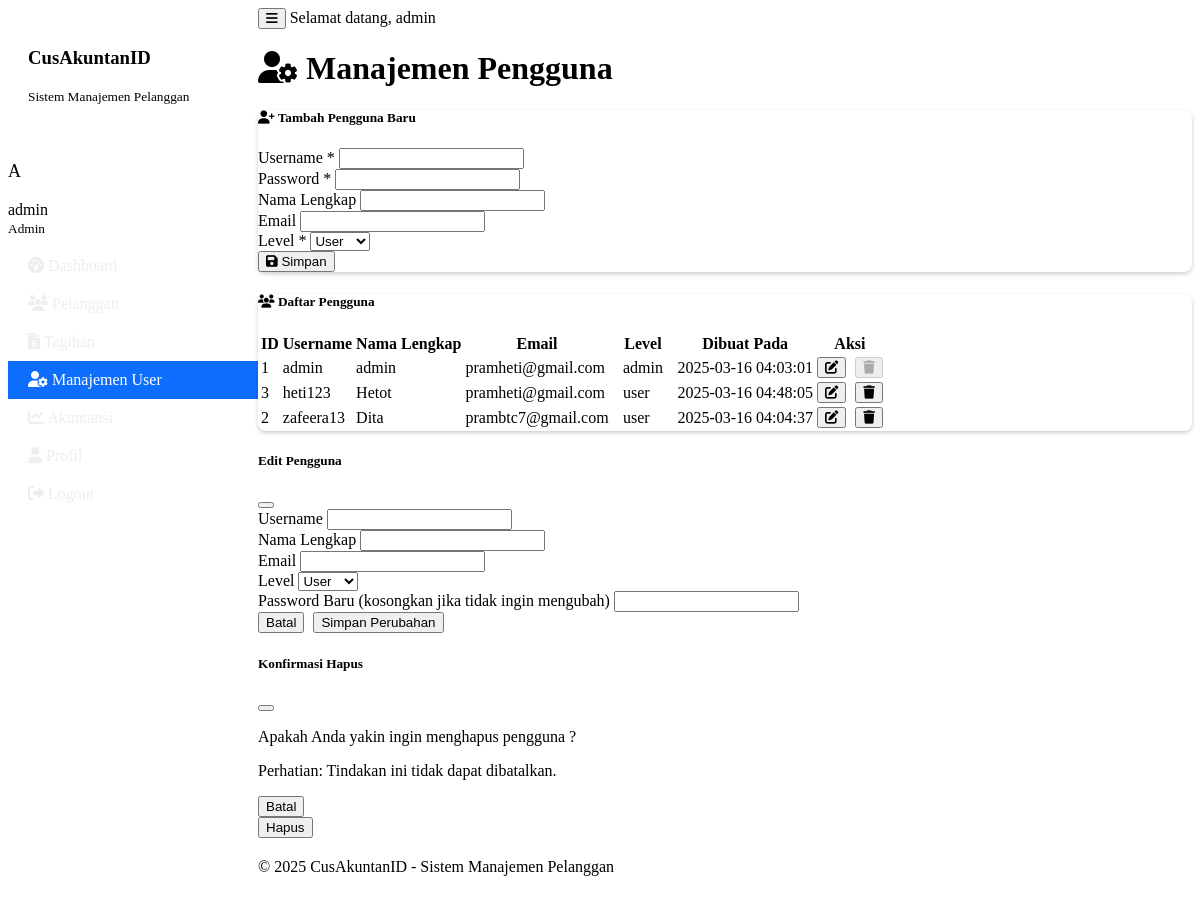
Screenshot of /users (signed in) with the database file from the repository.
### tables this page shows
CREATE TABLE pengguna (
            id INTEGER PRIMARY KEY,
            username TEXT UNIQUE NOT NULL,
            password_hash TEXT NOT NULL,
            nama_lengkap TEXT,
            email TEXT,
            level TEXT DEFAULT 'user',
            dibuat_pada TEXT
        );

### main.py (the view)
    def decorated_function(*args, **kwargs):
        if 'user' not in session:
            flash('Anda perlu login terlebih dahulu.', 'warning')
            return redirect(url_for('login'))
        if session['user'].get('level') != 'admin':
            flash('Anda tidak memiliki hak akses ke halaman ini.', 'danger')
            return redirect(url_for('dashboard'))
        return f(*args, **kwargs)

### main.py (called while the page is built)
@app.context_processor
def inject_now():
    return {'now': datetime.datetime.now()}

def admin_required(f):
    def decorated_function(*args, **kwargs):
        if 'user' not in session:
            flash('Anda perlu login terlebih dahulu.', 'warning')
            return redirect(url_for('login'))
        if session['user'].get('level') != 'admin':
            flash('Anda tidak memiliki hak akses ke halaman ini.', 'danger')
            return redirect(url_for('dashboard'))
        return f(*args, **kwargs)
    decorated_function.__name__ = f.__name__
    return decorated_function

@app.route('/users')
@admin_required
def user_list():
    users = pengguna_manager.get_all_users()
    return render_template('user_management.html', users=users)

    def get_connection(self):
        return sqlite3.connect(self.db_path)

    def get_all_users(self):
        conn = None
        try:
            conn = self.get_connection()
            cursor = conn.cursor()
            cursor.execute("SELECT id, username, nama_lengkap, email, level, dibuat_pada FROM pengguna ORDER BY username")
            users = cursor.fetchall()
            return users
        except sqlite3.OperationalError as e:
            print(f"Database error: {e}")
            return []
        finally:
            if conn:
                conn.close()

### templates/user_management.html (shortened to what this page needs)
{% extends "base.html" %}
{% block content %}
<div class="container">
    <h1 class="mb-4"><i class="fas fa-user-cog me-2"></i> Manajemen Pengguna</h1>
    <div class="card mb-4">
        <div class="card-header bg-primary text-white">
            <h5 class="mb-0">
                <i class="fas fa-user-plus me-2"></i> Tambah Pengguna Baru
            </h5>
        </div>
        <div class="card-body">
            <form method="POST" action="{{ url_for('add_user') }}" id="addUserForm">
                <div class="row">
                    <div class="col-md-6 mb-3">
                        <label for="username" class="form-label">Username <span class="text-danger">*</span></label>
                        <input type="text" class="form-control" id="username" name="username" required>
                    </div>
                    <div class="col-md-6 mb-3">
                        <label for="password" class="form-label">Password <span class="text-danger">*</span></label>
                        <input type="password" class="form-control" id="password" name="password" required>
                    </div>
                </div>
                <div class="row">
                    <div class="col-md-6 mb-3">
                        <label for="nama_lengkap" class="form-label">Nama Lengkap</label>
                        <input type="text" class="form-control" id="nama_lengkap" name="nama_lengkap">
                    </div>
                    <div class="col-md-6 mb-3">
                        <label for="email" class="form-label">Email</label>
                        <input type="email" class="form-control" id="email" name="email">
                    </div>
                </div>
                <div class="mb-3">
                    <label for="level" class="form-label">Level <span class="text-danger">*</span></label>
                    <select class="form-select" id="level" name="level" required>
                        <option value="user">User</option>
                    </select>
                </div>
                <div class="text-end">
                    <button type="submit" class="btn btn-primary">
                        <i class="fas fa-save me-2"></i> Simpan
                    </button>
                </div>
            </form>
        </div>
    </div>
    <div class="card">
        <div class="card-header bg-dark text-white">
            <h5 class="mb-0">
                <i class="fas fa-users me-2"></i> Daftar Pengguna
            </h5>
        </div>
        <div class="card-body">
            <div class="table-responsive">
                <table class="table table-striped table-hover">
                    <thead>
                        <tr>
                            <th>ID</th>
                            <th>Username</th>
                            <th>Nama Lengkap</th>
                            <th>Email</th>
                            <th>Level</th>
                            <th>Dibuat Pada</th>
                            <th>Aksi</th>
                        </tr>
                    </thead>
                    <tbody>
                        {% if users %}
                            {% for user in users %}
                            <tr>
                                <td>{{ user[0] }}</td>
                                <td>{{ user[1] }}</td>
                                <td>{{ user[2] or '-' }}</td>
                                <td>{{ user[3] or '-' }}</td>
                                <td>
                                    <span class="badge bg-{{ 'danger' if user[4] == 'admin' else 'info' }}">
                                        {{ user[4] }}
                                    </span>
                                </td>
                                <td>{{ user[5] }}</td>
                                <td>
                                    <button type="button" class="btn btn-sm btn-primary edit-user-btn" data-bs-toggle="modal" data-bs-target="#editUserModal"
                                        data-id="{{ user[0] }}"
                                        data-username="{{ user[1] }}"
                                        data-nama="{{ user[2] or '' }}"
                                        data-email="{{ user[3] or '' }}"
                                        data-level="{{ user[4] }}">
                                        <i class="fas fa-edit"></i>
                                    </button>
                                    {% if user[0] != session.user.id %}
                                    <button type="button" class="btn btn-sm btn-danger delete-user-btn" data-bs-toggle="modal" data-bs-target="#deleteUserModal"
                                        data-id="{{ user[0] }}"
                                        data-username="{{ user[1] }}">
                                        <i class="fas fa-trash"></i>
                                    </button>
                                    {% else %}
                                    <button type="button" class="btn btn-sm btn-secondary" disabled title="Tidak bisa menghapus akun sendiri">
                                        <i class="fas fa-trash"></i>
                                    </button>
                                    {% endif %}
                                </td>
                            </tr>
                            {% endfor %}
                        {% else %}
                            <tr>
                                <td colspan="7" class="text-center">Tidak ada data pengguna</td>
                            </tr>
                        {% endif %}
                    </tbody>
                </table>
            </div>
        </div>
    </div>
</div>
<div class="modal fade" id="editUserModal" tabindex="-1" aria-labelledby="editUserModalLabel" aria-hidden="true">
    <div class="modal-dialog">
        <div class="modal-content">
            <div class="modal-header bg-primary text-white">
                <h5 class="modal-title" id="editUserModalLabel">Edit Pengguna</h5>
                <button type="button" class="btn-close" data-bs-dismiss="modal" aria-label="Close"></button>
            </div>
            <form id="editUserForm" method="POST">
                <div class="modal-body">
                    <div class="mb-3">
                        <label for="edit_username" class="form-label">Username</label>
                        <input type="text" class="form-control" id="edit_username" readonly>
                    </div>
                    <div class="mb-3">
                        <label for="edit_nama_lengkap" class="form-label">Nama Lengkap</label>
                        <input type="text" class="form-control" id="edit_nama_lengkap" name="nama_lengkap">
                    </div>
                    <div class="mb-3">
                        <label for="edit_email" class="form-label">Email</label>
                        <input type="email" class="form-control" id="edit_email" name="email">
                    </div>
                    <div class="mb-3">
                        <label for="edit_level" class="form-label">Level</label>
                        <select class="form-select" id="edit_level" name="level">
                            <option value="user">User</option>
                        </select>
                    </div>
                    <div class="mb-3">
                        <label for="edit_password" class="form-label">Password Baru (kosongkan jika tidak ingin mengubah)</label>
                        <input type="password" class="form-control" id="edit_password" name="password">
                    </div>
                </div>
                <div class="modal-footer">
                    <button type="button" class="btn btn-secondary" data-bs-dismiss="modal">Batal</button>
                    <button type="submit" class="btn btn-primary">Simpan Perubahan</button>
                </div>
            </form>
        </div>
    </div>
</div>
<div class="modal fade" id="deleteUserModal" tabindex="-1" aria-labelledby="deleteUserModalLabel" aria-hidden="true">
    <div class="modal-dialog">
        <div class="modal-content">
            <div class="modal-header bg-danger text-white">
                <h5 class="modal-title" id="deleteUserModalLabel">Konfirmasi Hapus</h5>
                <button type="button" class="btn-close" data-bs-dismiss="modal" aria-label="Close"></button>
            </div>
            <div class="modal-body">
                <p>Apakah Anda yakin ingin menghapus pengguna ?</p>
                <p class="text-danger">Perhatian: Tindakan ini tidak dapat dibatalkan.</p>
            </div>
            <div class="modal-footer">
                <button type="button" class="btn btn-secondary" data-bs-dismiss="modal">Batal</button>
                <form id="deleteUserForm" method="POST">
                    <button type="submit" class="btn btn-danger">Hapus</button>
                </form>
            </div>
        </div>
    </div>
</div>
{% endblock %}

### static/css/style.css (style rules this page uses)
.card { margin-bottom: 20px; border-radius: 0.5rem; box-shadow: 0 0.125rem 0.25rem rgba(0, 0, 0, 0.2); }
.card-header { border-top-left-radius: 0.5rem !important; border-top-right-radius: 0.5rem !important; }
.btn + .btn { margin-left: 5px; }
.table th, .table td { vertical-align: middle; }
.badge.bg-success, .badge.bg-danger, .badge.bg-info, .badge.bg-warning { font-weight: 500; padding: 0.35em 0.65em; }

### rows the page displays
pengguna: id "1", username "admin", nama_lengkap "admin", email "pramheti@gmail.com", level "admin", dibuat_pada "2025-03-16 04:03:01"
pengguna: id "3", username "heti123", nama_lengkap "Hetot", email "pramheti@gmail.com", level "user", dibuat_pada "2025-03-16 04:48:05"
pengguna: id "2", username "zafeera13", nama_lengkap "Dita", email "prambtc7@gmail.com", level "user", dibuat_pada "2025-03-16 04:04:37"

### other values shown
{{ session.user.username[0].upper() }} "A"
{{ session.user.nama_lengkap or session.user.username }} "admin"
{{ 'Admin' if session.user.level == 'admin' else 'User' }} "Admin"
